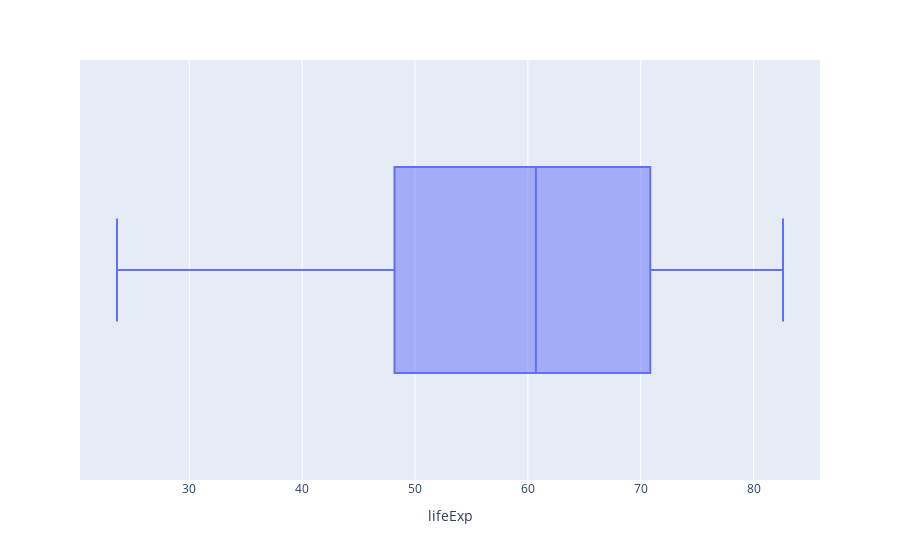

Source (notebook cell):
### Code cell
px.box(df,"lifeExp")

### Figure 1 — Plotly figure (JSON) as saved in the notebook; plotly's stock layout.template omitted (floating-point values rounded to 4 significant figures; data arrays with more than 128 entries replaced by an {"elided": "..."} marker saying what was removed)
{"data": [{"alignmentgroup": "True", "hovertemplate": "lifeExp=%{x}<extra></extra>", "legendgroup": "", "marker": {"color": "#636efa"}, "name": "", "notched": false, "offsetgroup": "", "orientation": "h", "showlegend": false, "type": "box", "x": {"elided": "1704 float values"}, "x0": " ", "xaxis": "x", "y0": " ", "yaxis": "y"}], "layout": {"boxmode": "group", "legend": {"tracegroupgap": 0}, "margin": {"t": 60}, "xaxis": {"anchor": "y", "domain": [0, 1], "title": {"text": "lifeExp"}}, "yaxis": {"anchor": "x", "domain": [0, 1]}}}
